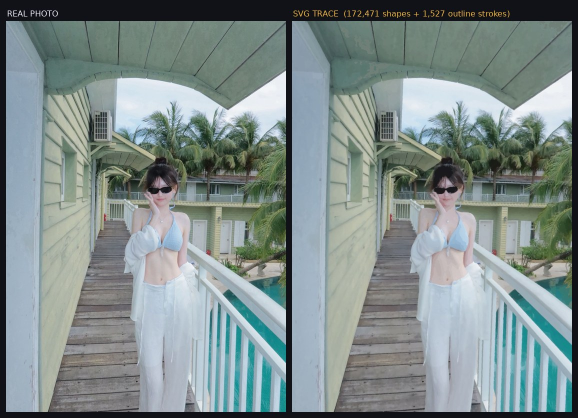
#> input picture examples/example-photo-vs-svg.jpg, 1156 x 836 px (shown at 1/2 size)
$ python make_upgrade_fixtures.py ../examples/example-photo-vs-svg.jpg
#> lines starting #> are read from the running program, lines starting #| are printed output that depends on the picture
#!/usr/bin/env python3
# -*- coding: utf-8 -*-
"""
make_upgrade_fixtures.py —— 重新生成「历史回放页升级」测试的黄金样本。

背景：tests/fixtures/*.html 是五个代表世代的真实回放页，喂给 tools/test_upgrade.js
做升级回归测试。样本从 git 历史里「复活」：逐个 checkout 当年的 svg2canvas.py，
用同一张小图 + 小 SVG 跑出当年的产物。这样样本不是手搓的假货，而是真实世代形态。

五个代表样本（文件 → 来源 commit → 分工）：
  s1-29770ea.html   初版（金色 UI、老时间轴、无缩放）
                    —— 模糊规则全量跑一遍：AXIS_OLD 时间轴替换 + 42 条布局升级
  s4-eaa6ea5.html   双栏各自独立（相册式已就位、缺后续修复）
                    —— #18 的「世代跨度」场景（中间世代也要升得动）
  s6-v1.html        第一个带戳的模板（v1，描述框固定高）—— 489f2a6 生成
                    —— 迁移链的输入（v1→v2 描述框自动变高、→v3 可输入）
  s7-v2.html        模板 v2（描述框自动变高）—— 快照，已冻结（FROZEN）
                    —— v2→v3 迁移的输入（模板升 v3 时由「直通」退位）
  s8-v3.html        当前模板（v3，描述框可输入）—— 工作区生成
                    —— 验证「带戳最新产物零改动直通」

（更细的世代样本——s2 缩放初版 / s3 相册式初版 / s5 描述首版——2026-09-14 精简掉了：
断言上都有冗余覆盖，要恢复从 git 历史里 checkout 对应 commit 即可。）

跑完自己验一遍：python tools/make_upgrade_fixtures.py
（只重生成缺失的；--force 全部重来。改完 fixtures 记得跑 node tools/test_upgrade.js）
"""
import os
import re
import subprocess
import sys
import tempfile

ROOT = os.path.dirname(os.path.dirname(os.path.abspath(__file__)))
FIX = os.path.join(ROOT, "tests", "fixtures")
PY = sys.executable

# (输出名, commit, 分工)；commit=None 表示用当前工作区的脚本；
# "FROZEN" = 快照样本（模板已升代、它退位为迁移输入，重造会变味成新模板，跳过生成）
SAMPLES = [
    ("s1-29770ea.html", "29770ea", "初版（模糊规则全量：老时间轴 + 老布局）"),
    ("s4-eaa6ea5.html", "eaa6ea5", "中间世代（相册式已就位、缺后续修复）"),
    ("s6-v1.html", "489f2a6", "第一个带戳的模板（v1，迁移链输入）"),
    ("s7-v2.html", "FROZEN", "模板 v2（描述框自动变高）—— v2→v3 迁移的输入，已冻结"),
    ("s8-v3.html", None, "当前模板（v3）—— 直通验证"),
]


def run(cmd, **kw):
    r = subprocess.run(cmd, capture_output=True, text=True, **kw)
    if r.returncode != 0:
        print((r.stdout or "")[-500:])
        print((r.stderr or "")[-800:])
        raise SystemExit("命令失败：%s" % " ".join(cmd))
    return r


def git_show(commit, rel):
    r = run(["git", "-C", ROOT, "show", "%s:%s" % (commit, rel)])
    return r.stdout


def main():
    force = "--force" in sys.argv
    todo = []
    for name, commit, note in SAMPLES:
        p = os.path.join(FIX, name)
        if commit == "FROZEN":
            if not os.path.exists(p):
                print("！冻结样本缺失：%s（需从 git 历史手工重造，见文件头注释）" % name)
            continue
        if force or not os.path.exists(p):
            todo.append((name, commit, note))
    if not todo:
        print("样本都在（要重来加 --force）。")
        return
    os.makedirs(FIX, exist_ok=True)
    print("要生成 %d 个：%s" % (len(todo), "、".join(n for n, _, _ in todo)))

    with tempfile.TemporaryDirectory() as tmp:
        # ── 1) 小图：examples 例图裁一半、缩到 220 宽（样本只求世代形态，不求大） ──
        from PIL import Image
        im = Image.open(os.path.join(ROOT, "examples", "example-photo-vs-svg.jpg"))
#> im is the input picture: PIL image 1156x836 RGB; mean R, G, B 127.2, 140.7, 139.7
        w, h = im.size
#> w = 1156; h = 836
        small = im.crop((0, 0, w // 2, h)).convert("RGB")
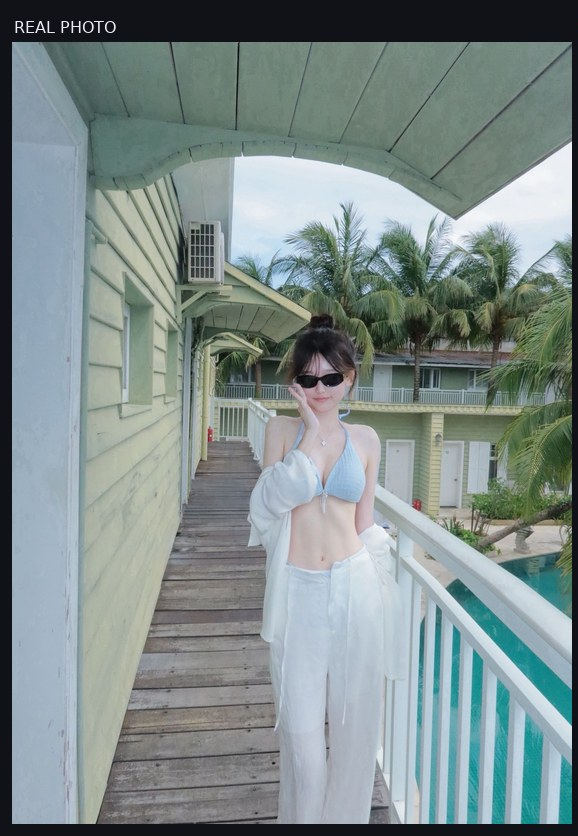
#> small: PIL image 578x836 RGB; mean R, G, B 127, 140.6, 139.8
        small.thumbnail((220, 2200), Image.LANCZOS)
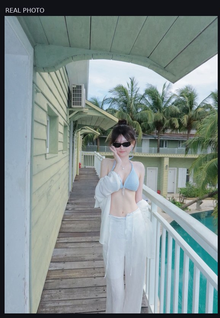
#> small: PIL image 220x318 RGB; mean R, G, B 127, 140.6, 139.8
        photo = os.path.join(tmp, "small.jpg")
        small.save(photo, quality=88)
        print("小图 %dx%d" % small.size)
#| 小图 220x318

        # ── 2) 小 SVG：当前 build_svg_art 生成 + 补描边（对齐 make_art 第 2 步） ──
        svg = os.path.join(tmp, "small.svg")
        run([PY, os.path.join(ROOT, "tools", "build_svg_art.py"), photo,
             "--out-prefix", os.path.join(tmp, "small"), "--max-width", "220",
             "--colors", "48", "--passes", "0", "--epsilon", "0.8", "--min-area", "1",
             "--background", "#f0f0f0", "--dark-cut", "0", "--order", "area",
             "--no-ghost", "--title", "测试样本"])
#> (the call stopped at in run, `r = subprocess.run(cmd, capture_output=True, text=True, **kw)`: subprocess is not available in this run)
#> (the run stopped early here; a loop or call above may not have finished)
